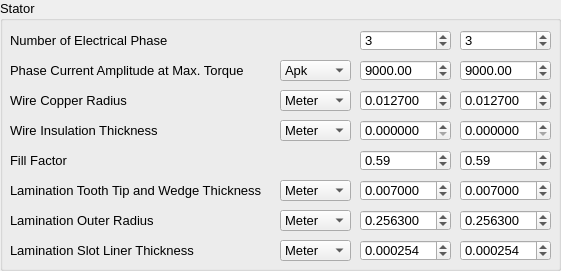
     <widget class="QGroupBox" name="groupBox_2">
      <property name="geometry">
       <rect>
        <x>0</x>
        <y>280</y>
        <width>561</width>
        <height>271</height>
       </rect>
      </property>
      <property name="font">
       <font>
        <pointsize>10</pointsize>
       </font>
      </property>
      <property name="title">
       <string>Stator</string>
      </property>
      <widget class="QSpinBox" name="I_NumElecPhase_1">
       <property name="geometry">
        <rect>
         <x>360</x>
         <y>30</y>
         <width>91</width>
         <height>21</height>
        </rect>
       </property>
       <property name="value">
        <number>3</number>
       </property>
      </widget>
      <widget class="QDoubleSpinBox" name="R_PhaseCurrentAmp_1">
       <property name="geometry">
        <rect>
         <x>360</x>
         <y>60</y>
         <width>91</width>
         <height>21</height>
        </rect>
       </property>
       <property name="maximum">
        <double>100000.000000000000000</double>
       </property>
       <property name="singleStep">
        <double>0.000100000000000</double>
       </property>
       <property name="value">
        <double>9000.000000000000000</double>
       </property>
      </widget>
      <widget class="QLabel" name="label_8">
       <property name="geometry">
        <rect>
         <x>10</x>
         <y>30</y>
         <width>181</width>
         <height>21</height>
        </rect>
       </property>
       <property name="text">
        <string>Number of Electrical Phase</string>
       </property>
      </widget>
      <widget class="QSpinBox" name="I_NumElecPhase_2">
       <property name="geometry">
        <rect>
         <x>460</x>
         <y>30</y>
         <width>91</width>
         <height>21</height>
        </rect>
       </property>
       <property name="value">
        <number>3</number>
       </property>
      </widget>
      <widget class="QComboBox" name="R_PhaseCurrentAmp_unit">
       <property name="geometry">
        <rect>
         <x>280</x>
         <y>60</y>
         <width>71</width>
         <height>21</height>
        </rect>
       </property>
       <item>
        <property name="text">
         <string>Apk</string>
        </property>
       </item>
      </widget>
      <widget class="QLabel" name="label_9">
       <property name="geometry">
        <rect>
         <x>10</x>
         <y>60</y>
         <width>241</width>
         <height>21</height>
        </rect>
       </property>
       <property name="text">
        <string>Phase Current Amplitude at Max. Torque</string>
       </property>
      </widget>
      <widget class="QLabel" name="label_10">
       <property name="geometry">
        <rect>
         <x>10</x>
         <y>90</y>
         <width>151</width>
         <height>21</height>
        </rect>
       </property>
       <property name="text">
        <string>Wire Copper Radius</string>
       </property>
      </widget>
      <widget class="QLabel" name="label_11">
       <property name="geometry">
        <rect>
         <x>10</x>
         <y>120</y>
         <width>231</width>
         <height>21</height>
        </rect>
       </property>
       <property name="text">
        <string>Wire Insulation Thickness</string>
       </property>
      </widget>
      <widget class="QLabel" name="label_12">
       <property name="geometry">
        <rect>
         <x>10</x>
         <y>150</y>
         <width>151</width>
         <height>21</height>
        </rect>
       </property>
       <property name="text">
        <string>Fill Factor</string>
       </property>
      </widget>
      <widget class="QLabel" name="label_13">
       <property name="geometry">
        <rect>
         <x>10</x>
         <y>180</y>
         <width>251</width>
         <height>21</height>
        </rect>
       </property>
       <property name="text">
        <string>Lamination Tooth Tip and Wedge Thickness</string>
       </property>
      </widget>
      <widget class="QLabel" name="label_14">
       <property name="geometry">
        <rect>
         <x>10</x>
         <y>210</y>
         <width>151</width>
         <height>21</height>
        </rect>
       </property>
       <property name="text">
        <string>Lamination Outer Radius</string>
       </property>
      </widget>
      <widget class="QDoubleSpinBox" name="R_PhaseCurrentAmp_2">
       <property name="geometry">
        <rect>
         <x>460</x>
         <y>60</y>
         <width>91</width>
         <height>21</height>
        </rect>
       </property>
       <property name="maximum">
        <double>100000.000000000000000</double>
       </property>
       <property name="singleStep">
        <double>0.000100000000000</double>
       </property>
       <property name="value">
        <double>9000.000000000000000</double>
       </property>
      </widget>
      <widget class="QDoubleSpinBox" name="R_WireCopperR_2">
       <property name="geometry">
        <rect>
         <x>460</x>
         <y>90</y>
         <width>91</width>
         <height>21</height>
        </rect>
       </property>
       <property name="decimals">
        <number>6</number>
       </property>
       <property name="singleStep">
        <double>0.000100000000000</double>
       </property>
       <property name="value">
        <double>0.012700000000000</double>
       </property>
      </widget>
      <widget class="QComboBox" name="R_WireCopperR_unit">
       <property name="geometry">
        <rect>
         <x>280</x>
         <y>90</y>
         <width>71</width>
         <height>21</height>
        </rect>
       </property>
       <item>
        <property name="text">
         <string>Meter</string>
        </property>
       </item>
       <item>
        <property name="text">
         <string>Millimeter</string>
        </property>
       </item>
       <item>
        <property name="text">
         <string>Inch</string>
        </property>
       </item>
      </widget>
      <widget class="QDoubleSpinBox" name="R_WireCopperR_1">
       <property name="geometry">
        <rect>
         <x>360</x>
         <y>90</y>
         <width>91</width>
         <height>21</height>
        </rect>
       </property>
       <property name="decimals">
        <number>6</number>
       </property>
       <property name="singleStep">
        <double>0.000100000000000</double>
       </property>
       <property name="value">
        <double>0.012700000000000</double>
       </property>
      </widget>
      <widget class="QDoubleSpinBox" name="R_InsulThick_2">
       <property name="geometry">
        <rect>
         <x>460</x>
         <y>120</y>
         <width>91</width>
         <height>21</height>
        </rect>
       </property>
       <property name="decimals">
        <number>6</number>
       </property>
       <property name="singleStep">
        <double>0.000100000000000</double>
       </property>
      </widget>
      <widget class="QDoubleSpinBox" name="R_InsulThick_1">
       <property name="geometry">
        <rect>
         <x>360</x>
         <y>120</y>
         <width>91</width>
         <height>21</height>
        </rect>
       </property>
       <property name="decimals">
        <number>6</number>
       </property>
       <property name="singleStep">
        <double>0.000100000000000</double>
       </property>
      </widget>
      <widget class="QComboBox" name="R_InsulThick_unit">
       <property name="geometry">
        <rect>
         <x>280</x>
         <y>120</y>
         <width>71</width>
         <height>21</height>
        </rect>
       </property>
       <item>
        <property name="text">
         <string>Meter</string>
        </property>
       </item>
       <item>
        <property name="text">
         <string>Millimeter</string>
        </property>
       </item>
       <item>
        <property name="text">
         <string>Inch</string>
        </property>
       </item>
      </widget>
      <widget class="QDoubleSpinBox" name="R_FillFactor_2">
       <property name="geometry">
        <rect>
         <x>460</x>
         <y>150</y>
         <width>91</width>
         <height>21</height>
        </rect>
       </property>
       <property name="singleStep">
        <double>0.010000000000000</double>
       </property>
       <property name="value">
        <double>0.590000000000000</double>
       </property>
      </widget>
      <widget class="QDoubleSpinBox" name="R_FillFactor_1">
       <property name="geometry">
        <rect>
         <x>360</x>
         <y>150</y>
         <width>91</width>
         <height>21</height>
        </rect>
       </property>
       <property name="singleStep">
        <double>0.010000000000000</double>
       </property>
       <property name="value">
        <double>0.590000000000000</double>
       </property>
      </widget>
      <widget class="QDoubleSpinBox" name="R_LaminatToothWedgeThickness_2">
       <property name="geometry">
        <rect>
         <x>460</x>
         <y>180</y>
         <width>91</width>
         <height>21</height>
        </rect>
       </property>
       <property name="decimals">
        <number>6</number>
       </property>
       <property name="singleStep">
        <double>0.000100000000000</double>
       </property>
       <property name="value">
        <double>0.007000000000000</double>
       </property>
      </widget>
      <widget class="QDoubleSpinBox" name="R_LaminatToothWedgeThickness_1">
       <property name="geometry">
        <rect>
         <x>360</x>
         <y>180</y>
         <width>91</width>
         <height>21</height>
        </rect>
       </property>
       <property name="decimals">
        <number>6</number>
       </property>
       <property name="singleStep">
        <double>0.000100000000000</double>
       </property>
       <property name="value">
        <double>0.007000000000000</double>
       </property>
      </widget>
      <widget class="QDoubleSpinBox" name="R_LaminatR_2">
       <property name="geometry">
        <rect>
         <x>460</x>
         <y>210</y>
         <width>91</width>
         <height>21</height>
        </rect>
       </property>
       <property name="decimals">
        <number>6</number>
       </property>
       <property name="singleStep">
        <double>0.000100000000000</double>
       </property>
       <property name="value">
        <double>0.256300000000000</double>
       </property>
      </widget>
      <widget class="QDoubleSpinBox" name="R_LaminatR_1">
       <property name="geometry">
        <rect>
         <x>360</x>
         <y>210</y>
         <width>91</width>
         <height>21</height>
        </rect>
       </property>
       <property name="decimals">
        <number>6</number>
       </property>
       <property name="singleStep">
        <double>0.000100000000000</double>
       </property>
       <property name="value">
        <double>0.256300000000000</double>
       </property>
      </widget>
      <widget class="QLabel" name="label_15">
       <property name="geometry">
        <rect>
         <x>10</x>
         <y>240</y>
         <width>191</width>
         <height>21</height>
        </rect>
       </property>
       <property name="text">
        <string>Lamination Slot Liner Thickness</string>
       </property>
      </widget>
      <widget class="QComboBox" name="R_LaminatToothWedgeThickness_unit">
       <property name="geometry">
        <rect>
         <x>280</x>
         <y>180</y>
         <width>71</width>
         <height>21</height>
        </rect>
       </property>
       <item>
        <property name="text">
         <string>Meter</string>
        </property>
       </item>
       <item>
        <property name="text">
         <string>Millimeter</string>
        </property>
       </item>
       <item>
        <property name="text">
         <string>Inch</string>
        </property>
       </item>
      </widget>
      <widget class="QComboBox" name="R_LaminatR_unit">
       <property name="geometry">
        <rect>
         <x>280</x>
         <y>210</y>
         <width>71</width>
         <height>21</height>
        </rect>
       </property>
       <item>
        <property name="text">
         <string>Meter</string>
        </property>
       </item>
       <item>
        <property name="text">
         <string>Millimeter</string>
        </property>
       </item>
       <item>
        <property name="text">
         <string>Inch</string>
        </property>
       </item>
      </widget>
      <widget class="QDoubleSpinBox" name="R_LamSlotLinerThick_2">
       <property name="geometry">
        <rect>
         <x>460</x>
         <y>240</y>
         <width>91</width>
         <height>21</height>
        </rect>
       </property>
       <property name="decimals">
        <number>6</number>
       </property>
       <property name="singleStep">
        <double>0.000100000000000</double>
       </property>
       <property name="value">
        <double>0.000254000000000</double>
       </property>
      </widget>
      <widget class="QDoubleSpinBox" name="R_LamSlotLinerThick_1">
       <property name="geometry">
        <rect>
         <x>360</x>
         <y>240</y>
         <width>91</width>
         <height>21</height>
        </rect>
       </property>
       <property name="decimals">
        <number>6</number>
       </property>
       <property name="singleStep">
        <double>0.000100000000000</double>
       </property>
       <property name="value">
        <double>0.000254000000000</double>
       </property>
      </widget>
      <widget class="QComboBox" name="R_LamSlotLinerThick_unit">
       <property name="geometry">
        <rect>
         <x>280</x>
         <y>240</y>
         <width>71</width>
         <height>21</height>
        </rect>
       </property>
       <item>
        <property name="text">
         <string>Meter</string>
        </property>
       </item>
       <item>
        <property name="text">
         <string>Millimeter</string>
        </property>
       </item>
       <item>
        <property name="text">
         <string>Inch</string>
        </property>
       </item>
      </widget>
     </widget>
